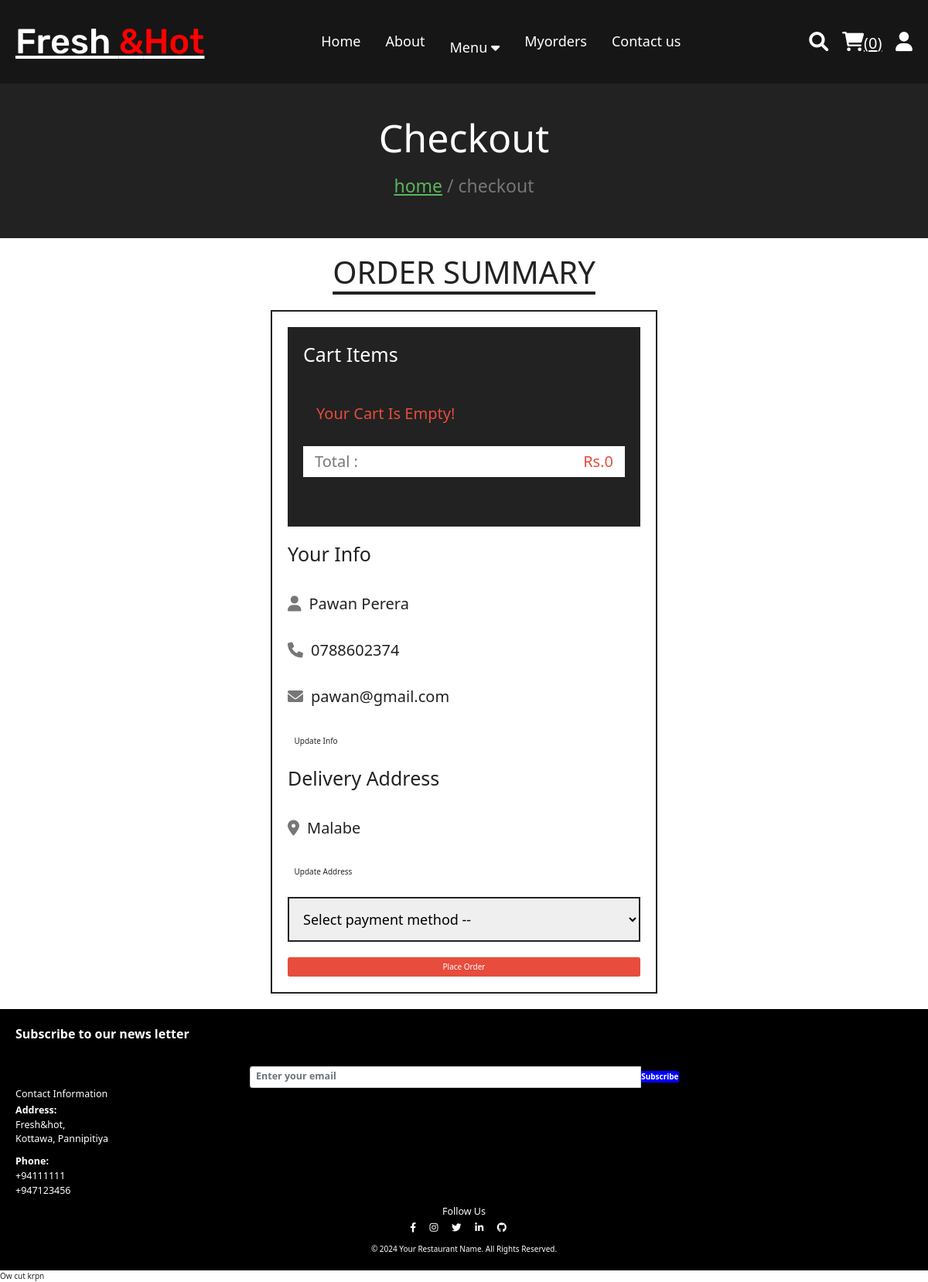
The page /checkout.php (signed in) on the database its author committed.
### tables this page shows
CREATE TABLE `users` (
  `id` int(100) NOT NULL,
  `name` varchar(20) NOT NULL,
  `email` varchar(50) NOT NULL,
  `number` varchar(10) NOT NULL,
  `password` varchar(50) NOT NULL,
  `address` varchar(500) NOT NULL
);

### checkout.php (the view, shortened to what this page needs)
<?php
include 'components/connect.php';
if(isset($_SESSION['user_id'])){
   $user_id = $_SESSION['user_id'];
}else{
   $user_id = '';
   header('location:home.php');
};
?>
<!DOCTYPE html>
<html lang="en">
<head>
   <link rel="stylesheet" href="https://cdnjs.cloudflare.com/ajax/libs/font-awesome/6.1.1/css/all.min.css">
   <link rel="stylesheet" href="css/style.css">
</head>
<body>
<?php include 'components/user_header.php'; ?>
<div class="heading">
   <h3>checkout</h3>
   <p><a href="home.php">home</a> <span> / checkout</span></p>
</div>
<section class="checkout">
   <h1 class="title">order summary</h1>
<form action="" method="post">
   <div class="cart-items">
      <h3>cart items</h3>
      <?php
         $grand_total = 0;
         $cart_items[] = '';
         $select_cart = $conn->prepare("SELECT * FROM `cart` WHERE user_id = ?");
         $select_cart->execute([$user_id]);
         if($select_cart->rowCount() > 0){
            while($fetch_cart = $select_cart->fetch(PDO::FETCH_ASSOC)){
               $cart_items[] = $fetch_cart['name'].' ('.$fetch_cart['price'].' x '. $fetch_cart['quantity'].') - ';
               $total_products = implode($cart_items);
               $grand_total += ($fetch_cart['price'] * $fetch_cart['quantity']);
      ?>
      <p><span class="name"><?= $fetch_cart['name']; ?></span><span class="price">Rs.<?= $fetch_cart['price']; ?> x <?= $fetch_cart['quantity']; ?></span></p>
      <?php
            }
         }else{
            echo '<p class="empty">your cart is empty!</p>';
         }
      ?>
      <p class="grand-total"><span class="name">Total :</span><span class="price">Rs.<?= $grand_total; ?></span></p>
      <a href="cart.php" class="btn">veiw cart</a>
   </div>
   <div class="user-info">
      <h3>your info</h3>
      <p><i class="fas fa-user"></i><span><?= $fetch_profile['name'] ?></span></p>
      <p><i class="fas fa-phone"></i><span><?= $fetch_profile['number'] ?></span></p>
      <p><i class="fas fa-envelope"></i><span><?= $fetch_profile['email'] ?></span></p>
      <a href="update_profile.php" class="btn">Update info</a>
      <h3>Delivery address</h3>
      <p><i class="fas fa-map-marker-alt"></i><span><?php if($fetch_profile['address'] == ''){echo 'please enter your address';}else{echo $fetch_profile['address'];} ?></span></p>
      <a href="update_address.php" class="btn">Update address</a>
      <select name="method" class="box" required>
         <option value="" disabled selected>Select payment method --</option>
      </select>
      <input type="submit" value="place order" class="btn <?php if($fetch_profile['address'] == ''){echo 'disabled';} ?>" style="width:100%; background:var(--red); color:var(--white);" name="submit">
   </div>
</form>
</section>
<?php include 'components/footer.php'; ?>
</body>
</html>

### css/style.css (style rules this page uses)
:root { --yellow:#5cb55c; --red:#e74c3c; --white:#fff; --black:#222; --light-color:#777; --border:.2rem solid var(--black); }
* { font-family:system-ui; margin:0; padding:0; box-sizing: border-box; outline: none; border: none; text-decoration: none; }
html { font-size: 62.5%; overflow-x: hidden; scroll-behavior: smooth; stop-opacity: 7rem; }
section { margin:0 auto; max-width: 1200px; padding:2rem; }
.title { text-align: center; margin-bottom: 2.5rem; font-size: 4rem; color:var(--black); text-transform: uppercase; text-decoration: underline; text-underline-offset: 1rem; }
.heading { display: flex; align-items: center; justify-content: center; gap:1rem; flex-flow: column; background-color: var(--black); min-height: 20rem; }
.heading h3 { font-size: 5rem; color:var(--white); text-transform: capitalize; }
.heading p { font-size: 2.3rem; color:var(--light-color); }
.heading p a { color:var(--yellow); }
.btn, .delete-btn { margin-top: 1rem; display: inline-block; font-size: 2rem; padding:1rem 3rem; cursor: pointer; text-transform: capitalize; transition: .2s linear; }
.btn { background-color: blue; color:var(--white); }
.empty { border:var(--border); padding:1.5rem; text-align: center; width: 100%; font-size: 2rem; text-transform: capitalize; color:var(--red); }
.checkout form { max-width: 50rem; margin:0 auto; border:var(--border); padding:2rem; }
.checkout form h3 { font-size: 2.5rem; text-transform: capitalize; padding: 2rem 0; color:var(--black); }
.checkout form .cart-items { background-color: var(--black); padding:2rem; padding-top: 0; }
.checkout form .cart-items h3 { color:var(--white); }
.checkout form .cart-items p { display: flex; align-items: center; gap:1.5rem; justify-content: space-between; margin:1rem 0; line-height: 1.5; font-size: 2rem; }
.checkout form .cart-items p .name { color:var(--light-color); }
.checkout form .cart-items p .price { color:var(--yellow); }
.checkout form .cart-items .grand-total { background-color: var(--white); padding:.5rem 1.5rem; }
.checkout form .cart-items .grand-total .price { color:var(--red); }
.checkout form .user-info p { font-size: 2rem; line-height: 1.5; padding:1rem 0; }
.checkout form .user-info p i { color:var(--light-color); margin-right: 1rem; }
.checkout form .user-info p span { color:var(--black); }
.checkout form .user-info .box { width: 100%; border:var(--border); padding:1.4rem; margin-top: 2rem; margin-bottom: 1rem; font-size: 1.8rem; }

### rows shown on the page
users: name "Pawan Perera", number "0788602374", email "pawan@gmail.com", address "Malabe", submit "place order"

### other values the page prints
$total_cart_items "0"
$grand_total "0"
